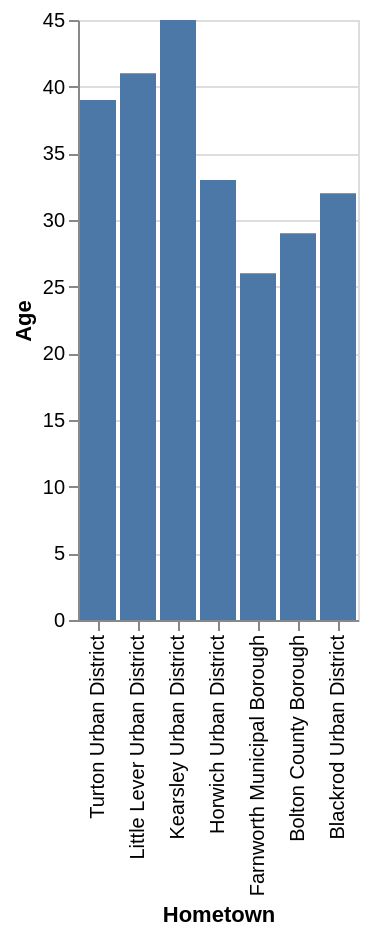

Express this chart as Vega-Lite.
### Vega-Lite specification from a JSON file in a GitHub repository (floating-point values rounded to 4 significant figures)
{"data": {"values": [{"x_data": "Blackrod Urban District", "y_data": 32}, {"x_data": "Bolton County Borough", "y_data": 29}, {"x_data": "Farnworth Municipal Borough", "y_data": 26}, {"x_data": "Horwich Urban District", "y_data": 33}, {"x_data": "Kearsley Urban District", "y_data": 45}, {"x_data": "Little Lever Urban District", "y_data": 41}, {"x_data": "Turton Urban District", "y_data": 39}]}, "mark": "bar", "encoding": {"x": {"field": "x_data", "type": "nominal", "title": "Hometown", "sort": "descending"}, "y": {"field": "y_data", "type": "quantitative", "title": "Age"}}}
